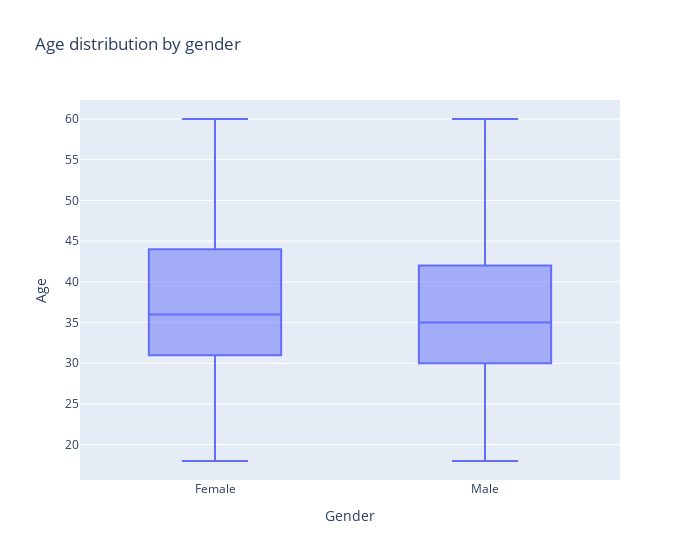

Here is the notebook cell this chart was saved with:
### Code cell
fig3 = px.box(df, x="Gender", y="Age", title="Age distribution by gender",width=700)
fig3.update_yaxes(dtick=5)

fig3.show()

### Figure 1 — Plotly figure (JSON) as saved in the notebook; plotly's stock layout.template omitted (floating-point values rounded to 4 significant figures; data arrays with more than 128 entries replaced by an {"elided": "..."} marker saying what was removed)
{"data": [{"alignmentgroup": "True", "hovertemplate": "Gender=%{x}<br>Age=%{y}<extra></extra>", "legendgroup": "", "marker": {"color": "#636efa"}, "name": "", "notched": false, "offsetgroup": "", "orientation": "v", "showlegend": false, "type": "box", "x": {"elided": "1470 str values"}, "x0": " ", "xaxis": "x", "y": {"elided": "1470 int values"}, "y0": " ", "yaxis": "y"}], "layout": {"boxmode": "group", "legend": {"tracegroupgap": 0}, "title": {"text": "Age distribution by gender"}, "width": 700, "xaxis": {"anchor": "y", "domain": [0, 1], "title": {"text": "Gender"}}, "yaxis": {"anchor": "x", "domain": [0, 1], "dtick": 5, "title": {"text": "Age"}}}}
